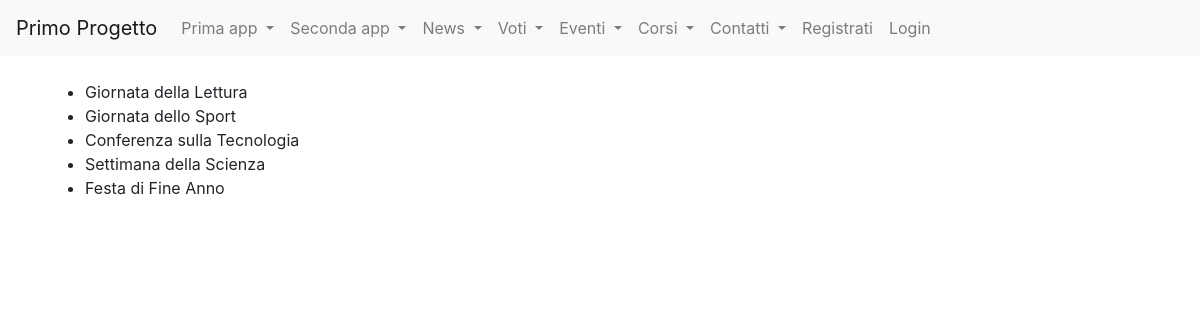
Screenshot of /eventi/viewA/ with the database file from the repository.
### eventi/models.py (models this page shows, shortened)
class Evento(models.Model):
    titolo=models.CharField(max_length=20)
    data_evento=models.DateTimeField()
    descrizione=models.TextField()
    partecipanti=models.IntegerField(default=0)
    class Meta:
        verbose_name="Evento"
        verbose_name_plural="Eventi"

### eventi/views.py (the view)
# urls.py: path("viewA/", viewA.as_view(), name="viewA"),
class viewA(ListView):
    model = Evento
    template_name = "viewA.html"
    context_object_name = "eventi"  # Assegna un nome personalizzato alla lista degli eventi
    ordering = ['data_evento']

### eventi/templates/viewA.html (shortened to what this page needs)
{% extends "base.html" %}
{% block content %}
    <ul>
    {% for evento in eventi %}
        <li>{{evento.titolo}}</li>
    {% endfor %}
    </ul>
{% endblock content %}

### rows the page displays
Evento: titolo "Giornata della Lettura"
Evento: titolo "Giornata dello Sport"
Evento: titolo "Conferenza sulla Tecnologia"
Evento: titolo "Settimana della Scienza"
Evento: titolo "Festa di Fine Anno"
